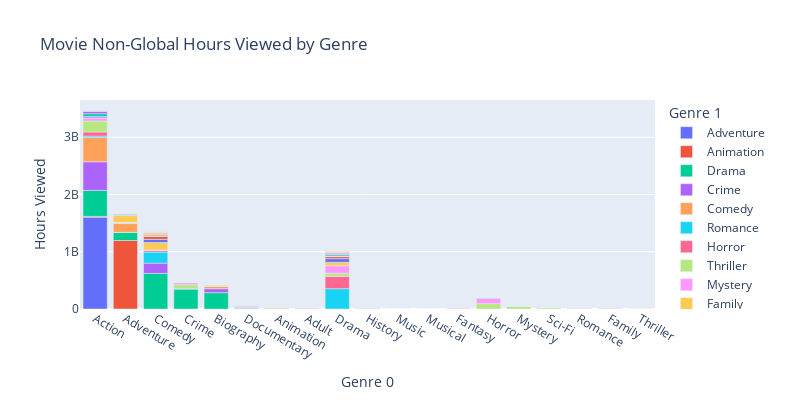

This figure's notebook cell:
### Code cell
# Assuming 'df' is your DataFrame and it has columns 'genre_0', 'genre_1', and 'Hours Viewed'
grouped_df = netflix_imdb.loc[
    (netflix_imdb['titleType'] == 'movie') &
    (netflix_imdb['Available Globally?'] == 'No')
    ].groupby(['genre_0', 'genre_1'])['Hours Viewed'].sum().reset_index()

# Sort the DataFrame
sorted_df = grouped_df.sort_values(by='Hours Viewed', ascending=False)

# Create the plot
fig = px.bar(sorted_df, x='genre_0', y='Hours Viewed', color='genre_1', title='Movie Non-Global Hours Viewed by Genre',
             labels={'genre_0':'Genre 0', 'Hours Viewed':'Hours Viewed', 'genre_1':'Genre 1'}, 
             height=400, width=800)

# Show the plot
fig.show()

### Figure 1 — Plotly figure (JSON) as saved in the notebook; plotly's stock layout.template omitted (floating-point values rounded to 4 significant figures)
{"data": [{"alignmentgroup": "True", "hovertemplate": "Genre 1=Adventure<br>Genre 0=%{x}<br>Hours Viewed=%{y}<extra></extra>", "legendgroup": "Adventure", "marker": {"color": "#636efa", "pattern": {"shape": ""}}, "name": "Adventure", "offsetgroup": "Adventure", "orientation": "v", "showlegend": true, "textposition": "auto", "type": "bar", "x": ["Action"], "xaxis": "x", "y": [1603000000], "yaxis": "y"}, {"alignmentgroup": "True", "hovertemplate": "Genre 1=Animation<br>Genre 0=%{x}<br>Hours Viewed=%{y}<extra></extra>", "legendgroup": "Animation", "marker": {"color": "#EF553B", "pattern": {"shape": ""}}, "name": "Animation", "offsetgroup": "Animation", "orientation": "v", "showlegend": true, "textposition": "auto", "type": "bar", "x": ["Adventure", "Action"], "xaxis": "x", "y": [1196400000, 14600000], "yaxis": "y"}, {"alignmentgroup": "True", "hovertemplate": "Genre 1=Drama<br>Genre 0=%{x}<br>Hours Viewed=%{y}<extra></extra>", "legendgroup": "Drama", "marker": {"color": "#00cc96", "pattern": {"shape": ""}}, "name": "Drama", "offsetgroup": "Drama", "orientation": "v", "showlegend": true, "textposition": "auto", "type": "bar", "x": ["Comedy", "Action", "Crime", "Biography", "Adventure", "Documentary", "Animation"], "xaxis": "x", "y": [622300000, 453700000, 348000000, 284700000, 139900000, 14400000, 3200000], "yaxis": "y"}, {"alignmentgroup": "True", "hovertemplate": "Genre 1=Crime<br>Genre 0=%{x}<br>Hours Viewed=%{y}<extra></extra>", "legendgroup": "Crime", "marker": {"color": "#ab63fa", "pattern": {"shape": ""}}, "name": "Crime", "offsetgroup": "Crime", "orientation": "v", "showlegend": true, "textposition": "auto", "type": "bar", "x": ["Action", "Comedy", "Biography", "Adult", "Adventure"], "xaxis": "x", "y": [500200000, 178900000, 69500000, 7800000, 2600000], "yaxis": "y"}, {"alignmentgroup": "True", "hovertemplate": "Genre 1=Comedy<br>Genre 0=%{x}<br>Hours Viewed=%{y}<extra></extra>", "legendgroup": "Comedy", "marker": {"color": "#FFA15A", "pattern": {"shape": ""}}, "name": "Comedy", "offsetgroup": "Comedy", "orientation": "v", "showlegend": true, "textposition": "auto", "type": "bar", "x": ["Action", "Adventure", "Biography", "Adult", "Animation"], "xaxis": "x", "y": [423100000, 155700000, 42400000, 8700000, 7300000], "yaxis": "y"}, {"alignmentgroup": "True", "hovertemplate": "Genre 1=Romance<br>Genre 0=%{x}<br>Hours Viewed=%{y}<extra></extra>", "legendgroup": "Romance", "marker": {"color": "#19d3f3", "pattern": {"shape": ""}}, "name": "Romance", "offsetgroup": "Romance", "orientation": "v", "showlegend": true, "textposition": "auto", "type": "bar", "x": ["Drama", "Comedy", "Action", "Adventure", "History", "Adult", "Music", "Musical", "Fantasy", "Horror"], "xaxis": "x", "y": [355300000, 193500000, 25300000, 6100000, 6100000, 1200000, 300000, 300000, 300000, 300000], "yaxis": "y"}, {"alignmentgroup": "True", "hovertemplate": "Genre 1=Horror<br>Genre 0=%{x}<br>Hours Viewed=%{y}<extra></extra>", "legendgroup": "Horror", "marker": {"color": "#FF6692", "pattern": {"shape": ""}}, "name": "Horror", "offsetgroup": "Horror", "orientation": "v", "showlegend": true, "textposition": "auto", "type": "bar", "x": ["Drama", "Action", "Comedy", "Fantasy", "Adventure", "Crime", "Adult"], "xaxis": "x", "y": [212900000, 72600000, 30500000, 12900000, 8200000, 6900000, 300000], "yaxis": "y"}, {"alignmentgroup": "True", "hovertemplate": "Genre 1=Thriller<br>Genre 0=%{x}<br>Hours Viewed=%{y}<extra></extra>", "legendgroup": "Thriller", "marker": {"color": "#B6E880", "pattern": {"shape": ""}}, "name": "Thriller", "offsetgroup": "Thriller", "orientation": "v", "showlegend": true, "textposition": "auto", "type": "bar", "x": ["Action", "Horror", "Crime", "Drama", "Mystery", "Sci-Fi", "Romance", "Comedy"], "xaxis": "x", "y": [190600000, 93000000, 68800000, 56200000, 44200000, 16500000, 3600000, 700000], "yaxis": "y"}, {"alignmentgroup": "True", "hovertemplate": "Genre 1=Mystery<br>Genre 0=%{x}<br>Hours Viewed=%{y}<extra></extra>", "legendgroup": "Mystery", "marker": {"color": "#FF97FF", "pattern": {"shape": ""}}, "name": "Mystery", "offsetgroup": "Mystery", "orientation": "v", "showlegend": true, "textposition": "auto", "type": "bar", "x": ["Drama", "Horror", "Action", "Crime", "Comedy", "Adventure", "Fantasy"], "xaxis": "x", "y": [131300000, 91600000, 55000000, 34500000, 5400000, 4500000, 3800000], "yaxis": "y"}, {"alignmentgroup": "True", "hovertemplate": "Genre 1=Family<br>Genre 0=%{x}<br>Hours Viewed=%{y}<extra></extra>", "legendgroup": "Family", "marker": {"color": "#FECB52", "pattern": {"shape": ""}}, "name": "Family", "offsetgroup": "Family", "orientation": "v", "showlegend": true, "textposition": "auto", "type": "bar", "x": ["Comedy", "Adventure", "Drama", "Animation", "Documentary", "Action"], "xaxis": "x", "y": [130100000, 119200000, 60700000, 17900000, 7800000, 2400000], "yaxis": "y"}, {"alignmentgroup": "True", "hovertemplate": "Genre 1=Fantasy<br>Genre 0=%{x}<br>Hours Viewed=%{y}<extra></extra>", "legendgroup": "Fantasy", "marker": {"color": "#636efa", "pattern": {"shape": ""}}, "name": "Fantasy", "offsetgroup": "Fantasy", "orientation": "v", "showlegend": true, "textposition": "auto", "type": "bar", "x": ["Drama", "Comedy", "Action", "Adventure", "Family"], "xaxis": "x", "y": [63500000, 55600000, 24400000, 5500000, 1400000], "yaxis": "y"}, {"alignmentgroup": "True", "hovertemplate": "Genre 1=Music<br>Genre 0=%{x}<br>Hours Viewed=%{y}<extra></extra>", "legendgroup": "Music", "marker": {"color": "#EF553B", "pattern": {"shape": ""}}, "name": "Music", "offsetgroup": "Music", "orientation": "v", "showlegend": true, "textposition": "auto", "type": "bar", "x": ["Comedy", "Drama", "Documentary", "Biography"], "xaxis": "x", "y": [50300000, 35100000, 5400000, 400000], "yaxis": "y"}, {"alignmentgroup": "True", "hovertemplate": "Genre 1=Sci-Fi<br>Genre 0=%{x}<br>Hours Viewed=%{y}<extra></extra>", "legendgroup": "Sci-Fi", "marker": {"color": "#00cc96", "pattern": {"shape": ""}}, "name": "Sci-Fi", "offsetgroup": "Sci-Fi", "orientation": "v", "showlegend": true, "textposition": "auto", "type": "bar", "x": ["Action", "Drama", "Comedy", "Horror", "Adventure", "Fantasy", "Animation", "Romance", "Mystery"], "xaxis": "x", "y": [46700000, 7400000, 7300000, 6400000, 5700000, 2000000, 600000, 200000, 100000], "yaxis": "y"}, {"alignmentgroup": "True", "hovertemplate": "Genre 1=Biography<br>Genre 0=%{x}<br>Hours Viewed=%{y}<extra></extra>", "legendgroup": "Biography", "marker": {"color": "#ab63fa", "pattern": {"shape": ""}}, "name": "Biography", "offsetgroup": "Biography", "orientation": "v", "showlegend": true, "textposition": "auto", "type": "bar", "x": ["Action", "Adventure"], "xaxis": "x", "y": [46500000, 16100000], "yaxis": "y"}, {"alignmentgroup": "True", "hovertemplate": "Genre 1=Musical<br>Genre 0=%{x}<br>Hours Viewed=%{y}<extra></extra>", "legendgroup": "Musical", "marker": {"color": "#FFA15A", "pattern": {"shape": ""}}, "name": "Musical", "offsetgroup": "Musical", "orientation": "v", "showlegend": true, "textposition": "auto", "type": "bar", "x": ["Comedy", "Crime", "Drama"], "xaxis": "x", "y": [32500000, 4800000, 2400000], "yaxis": "y"}, {"alignmentgroup": "True", "hovertemplate": "Genre 1=War<br>Genre 0=%{x}<br>Hours Viewed=%{y}<extra></extra>", "legendgroup": "War", "marker": {"color": "#19d3f3", "pattern": {"shape": ""}}, "name": "War", "offsetgroup": "War", "orientation": "v", "showlegend": true, "textposition": "auto", "type": "bar", "x": ["Drama", "Documentary", "Comedy", "History"], "xaxis": "x", "y": [28000000, 10600000, 600000, 100000], "yaxis": "y"}, {"alignmentgroup": "True", "hovertemplate": "Genre 1=Sport<br>Genre 0=%{x}<br>Hours Viewed=%{y}<extra></extra>", "legendgroup": "Sport", "marker": {"color": "#FF6692", "pattern": {"shape": ""}}, "name": "Sport", "offsetgroup": "Sport", "orientation": "v", "showlegend": true, "textposition": "auto", "type": "bar", "x": ["Drama", "Comedy", "Family", "Action", "History", "Documentary"], "xaxis": "x", "y": [22800000, 16600000, 4100000, 3800000, 2300000, 1100000], "yaxis": "y"}, {"alignmentgroup": "True", "hovertemplate": "Genre 1=Documentary<br>Genre 0=%{x}<br>Hours Viewed=%{y}<extra></extra>", "legendgroup": "Documentary", "marker": {"color": "#B6E880", "pattern": {"shape": ""}}, "name": "Documentary", "offsetgroup": "Documentary", "orientation": "v", "showlegend": true, "textposition": "auto", "type": "bar", "x": ["Comedy", "Biography", "Crime", "Adventure", "Action"], "xaxis": "x", "y": [21600000, 20800000, 5700000, 3300000, 600000], "yaxis": "y"}, {"alignmentgroup": "True", "hovertemplate": "Genre 1=History<br>Genre 0=%{x}<br>Hours Viewed=%{y}<extra></extra>", "legendgroup": "History", "marker": {"color": "#FF97FF", "pattern": {"shape": ""}}, "name": "History", "offsetgroup": "History", "orientation": "v", "showlegend": true, "textposition": "auto", "type": "bar", "x": ["Documentary", "Drama", "Comedy", "Adventure", "Action", "Biography"], "xaxis": "x", "y": [16600000, 15500000, 200000, 200000, 100000, 100000], "yaxis": "y"}, {"alignmentgroup": "True", "hovertemplate": "Genre 1=Western<br>Genre 0=%{x}<br>Hours Viewed=%{y}<extra></extra>", "legendgroup": "Western", "marker": {"color": "#FECB52", "pattern": {"shape": ""}}, "name": "Western", "offsetgroup": "Western", "orientation": "v", "showlegend": true, "textposition": "auto", "type": "bar", "x": ["Drama", "Thriller", "Comedy", "Adventure", "Action", "Romance"], "xaxis": "x", "y": [15000000, 3900000, 3300000, 3300000, 1900000, 1800000], "yaxis": "y"}, {"alignmentgroup": "True", "hovertemplate": "Genre 1=Adult<br>Genre 0=%{x}<br>Hours Viewed=%{y}<extra></extra>", "legendgroup": "Adult", "marker": {"color": "#636efa", "pattern": {"shape": ""}}, "name": "Adult", "offsetgroup": "Adult", "orientation": "v", "showlegend": true, "textposition": "auto", "type": "bar", "x": ["Action"], "xaxis": "x", "y": [3900000], "yaxis": "y"}, {"alignmentgroup": "True", "hovertemplate": "Genre 1=News<br>Genre 0=%{x}<br>Hours Viewed=%{y}<extra></extra>", "legendgroup": "News", "marker": {"color": "#EF553B", "pattern": {"shape": ""}}, "name": "News", "offsetgroup": "News", "orientation": "v", "showlegend": true, "textposition": "auto", "type": "bar", "x": ["Documentary"], "xaxis": "x", "y": [1100000], "yaxis": "y"}], "layout": {"barmode": "relative", "height": 400, "legend": {"title": {"text": "Genre 1"}, "tracegroupgap": 0}, "title": {"text": "Movie Non-Global Hours Viewed by Genre"}, "width": 800, "xaxis": {"anchor": "y", "domain": [0, 1], "title": {"text": "Genre 0"}}, "yaxis": {"anchor": "x", "domain": [0, 1], "title": {"text": "Hours Viewed"}}}}
